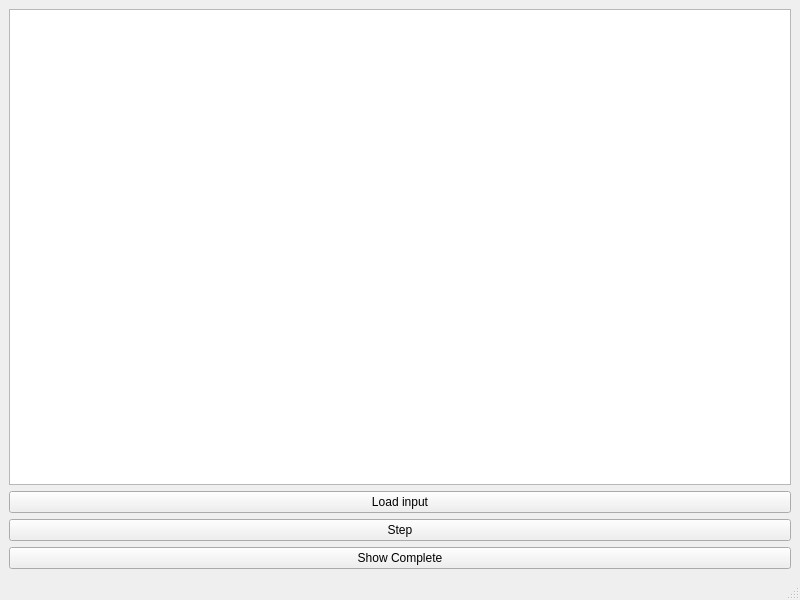
<?xml version="1.0" encoding="UTF-8"?>
<ui version="4.0">
 <class>MainWindow</class>
 <widget class="QMainWindow" name="MainWindow">
  <property name="geometry">
   <rect>
    <x>0</x>
    <y>0</y>
    <width>800</width>
    <height>600</height>
   </rect>
  </property>
  <property name="windowTitle">
   <string>MainWindow</string>
  </property>
  <widget class="QWidget" name="centralwidget">
   <layout class="QGridLayout" name="gridLayout_2">
    <item row="0" column="0">
     <layout class="QGridLayout" name="gridLayout">
      <item row="4" column="0">
       <layout class="QHBoxLayout" name="horizontalLayout"/>
      </item>
      <item row="2" column="0">
       <widget class="QPushButton" name="button_step">
        <property name="text">
         <string>Step</string>
        </property>
       </widget>
      </item>
      <item row="3" column="0">
       <widget class="QPushButton" name="button_complete">
        <property name="text">
         <string>Show Complete</string>
        </property>
       </widget>
      </item>
      <item row="1" column="0">
       <widget class="QPushButton" name="button_load">
        <property name="text">
         <string>Load input</string>
        </property>
       </widget>
      </item>
      <item row="0" column="0">
       <widget class="QGraphicsView" name="graphicsView"/>
      </item>
     </layout>
    </item>
   </layout>
  </widget>
  <widget class="QStatusBar" name="statusbar"/>
 </widget>
 <resources/>
 <connections/>
</ui>
